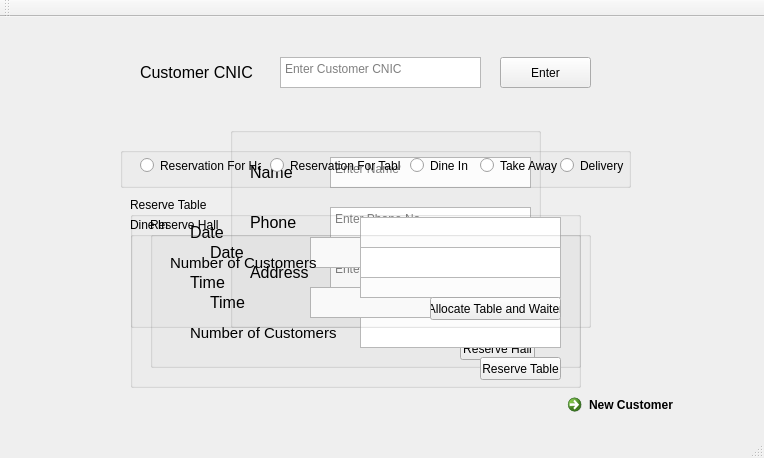
<?xml version="1.0" encoding="UTF-8"?>
<ui version="4.0">
 <class>MainWindow</class>
 <widget class="QMainWindow" name="MainWindow">
  <property name="geometry">
   <rect>
    <x>0</x>
    <y>0</y>
    <width>764</width>
    <height>458</height>
   </rect>
  </property>
  <property name="windowTitle">
   <string>Receptionist</string>
  </property>
  <widget class="QWidget" name="centralWidget">
   <widget class="QTextEdit" name="cnic">
    <property name="enabled">
     <bool>true</bool>
    </property>
    <property name="geometry">
     <rect>
      <x>280</x>
      <y>40</y>
      <width>201</width>
      <height>31</height>
     </rect>
    </property>
    <property name="placeholderText">
     <string>Enter Customer CNIC</string>
    </property>
   </widget>
   <widget class="QLabel" name="label">
    <property name="geometry">
     <rect>
      <x>140</x>
      <y>40</y>
      <width>121</width>
      <height>31</height>
     </rect>
    </property>
    <property name="font">
     <font>
      <pointsize>12</pointsize>
     </font>
    </property>
    <property name="text">
     <string>Customer CNIC</string>
    </property>
   </widget>
   <widget class="QGroupBox" name="groupBox">
    <property name="geometry">
     <rect>
      <x>230</x>
      <y>110</y>
      <width>311</width>
      <height>201</height>
     </rect>
    </property>
    <property name="title">
     <string/>
    </property>
    <widget class="QLabel" name="label_5">
     <property name="geometry">
      <rect>
       <x>20</x>
       <y>130</y>
       <width>81</width>
       <height>31</height>
      </rect>
     </property>
     <property name="maximumSize">
      <size>
       <width>81</width>
       <height>31</height>
      </size>
     </property>
     <property name="font">
      <font>
       <pointsize>12</pointsize>
      </font>
     </property>
     <property name="text">
      <string>Address</string>
     </property>
    </widget>
    <widget class="QTextEdit" name="address">
     <property name="enabled">
      <bool>true</bool>
     </property>
     <property name="geometry">
      <rect>
       <x>100</x>
       <y>130</y>
       <width>201</width>
       <height>31</height>
      </rect>
     </property>
     <property name="maximumSize">
      <size>
       <width>201</width>
       <height>31</height>
      </size>
     </property>
     <property name="placeholderText">
      <string>Enter Address</string>
     </property>
    </widget>
    <widget class="QLabel" name="label_3">
     <property name="geometry">
      <rect>
       <x>20</x>
       <y>80</y>
       <width>81</width>
       <height>31</height>
      </rect>
     </property>
     <property name="maximumSize">
      <size>
       <width>81</width>
       <height>31</height>
      </size>
     </property>
     <property name="font">
      <font>
       <pointsize>12</pointsize>
      </font>
     </property>
     <property name="text">
      <string>Phone</string>
     </property>
    </widget>
    <widget class="QTextEdit" name="name">
     <property name="geometry">
      <rect>
       <x>100</x>
       <y>30</y>
       <width>201</width>
       <height>31</height>
      </rect>
     </property>
     <property name="maximumSize">
      <size>
       <width>201</width>
       <height>31</height>
      </size>
     </property>
     <property name="placeholderText">
      <string>Enter Name</string>
     </property>
    </widget>
    <widget class="QTextEdit" name="phone_no">
     <property name="geometry">
      <rect>
       <x>100</x>
       <y>80</y>
       <width>201</width>
       <height>31</height>
      </rect>
     </property>
     <property name="maximumSize">
      <size>
       <width>201</width>
       <height>31</height>
      </size>
     </property>
     <property name="placeholderText">
      <string>Enter Phone No</string>
     </property>
    </widget>
    <widget class="QLabel" name="label_4">
     <property name="geometry">
      <rect>
       <x>20</x>
       <y>30</y>
       <width>81</width>
       <height>31</height>
      </rect>
     </property>
     <property name="maximumSize">
      <size>
       <width>81</width>
       <height>31</height>
      </size>
     </property>
     <property name="font">
      <font>
       <pointsize>12</pointsize>
      </font>
     </property>
     <property name="text">
      <string>Name</string>
     </property>
    </widget>
    <widget class="QPushButton" name="pushButton_2">
     <property name="geometry">
      <rect>
       <x>230</x>
       <y>170</y>
       <width>75</width>
       <height>23</height>
      </rect>
     </property>
     <property name="text">
      <string>Enter</string>
     </property>
    </widget>
   </widget>
   <widget class="QPushButton" name="pushButton">
    <property name="geometry">
     <rect>
      <x>500</x>
      <y>40</y>
      <width>91</width>
      <height>31</height>
     </rect>
    </property>
    <property name="text">
     <string>Enter</string>
    </property>
   </widget>
   <widget class="QGroupBox" name="groupBox_2">
    <property name="geometry">
     <rect>
      <x>120</x>
      <y>130</y>
      <width>511</width>
      <height>41</height>
     </rect>
    </property>
    <property name="title">
     <string/>
    </property>
    <widget class="QRadioButton" name="radioButton">
     <property name="geometry">
      <rect>
       <x>20</x>
       <y>10</y>
       <width>121</width>
       <height>17</height>
      </rect>
     </property>
     <property name="text">
      <string>Reservation For Hall</string>
     </property>
    </widget>
    <widget class="QRadioButton" name="radioButton_2">
     <property name="geometry">
      <rect>
       <x>150</x>
       <y>10</y>
       <width>131</width>
       <height>17</height>
      </rect>
     </property>
     <property name="text">
      <string>Reservation For Table</string>
     </property>
    </widget>
    <widget class="QRadioButton" name="radioButton_3">
     <property name="geometry">
      <rect>
       <x>290</x>
       <y>10</y>
       <width>82</width>
       <height>17</height>
      </rect>
     </property>
     <property name="text">
      <string>Dine In</string>
     </property>
    </widget>
    <widget class="QRadioButton" name="radioButton_4">
     <property name="geometry">
      <rect>
       <x>360</x>
       <y>10</y>
       <width>82</width>
       <height>17</height>
      </rect>
     </property>
     <property name="text">
      <string>Take Away</string>
     </property>
    </widget>
    <widget class="QRadioButton" name="radioButton_5">
     <property name="geometry">
      <rect>
       <x>440</x>
       <y>10</y>
       <width>82</width>
       <height>17</height>
      </rect>
     </property>
     <property name="text">
      <string>Delivery</string>
     </property>
    </widget>
   </widget>
   <widget class="QGroupBox" name="groupBox_3">
    <property name="geometry">
     <rect>
      <x>150</x>
      <y>200</y>
      <width>431</width>
      <height>151</height>
     </rect>
    </property>
    <property name="title">
     <string>Reserve Hall</string>
    </property>
    <widget class="QTextEdit" name="Time">
     <property name="geometry">
      <rect>
       <x>160</x>
       <y>70</y>
       <width>201</width>
       <height>31</height>
      </rect>
     </property>
    </widget>
    <widget class="QLabel" name="label_2">
     <property name="geometry">
      <rect>
       <x>60</x>
       <y>70</y>
       <width>81</width>
       <height>31</height>
      </rect>
     </property>
     <property name="font">
      <font>
       <pointsize>12</pointsize>
      </font>
     </property>
     <property name="text">
      <string>Time</string>
     </property>
    </widget>
    <widget class="QTextEdit" name="Date">
     <property name="geometry">
      <rect>
       <x>160</x>
       <y>20</y>
       <width>201</width>
       <height>31</height>
      </rect>
     </property>
    </widget>
    <widget class="QLabel" name="label_6">
     <property name="geometry">
      <rect>
       <x>60</x>
       <y>20</y>
       <width>81</width>
       <height>31</height>
      </rect>
     </property>
     <property name="font">
      <font>
       <pointsize>12</pointsize>
      </font>
     </property>
     <property name="text">
      <string>Date</string>
     </property>
    </widget>
    <widget class="QPushButton" name="pushButton_3">
     <property name="geometry">
      <rect>
       <x>310</x>
       <y>120</y>
       <width>75</width>
       <height>23</height>
      </rect>
     </property>
     <property name="text">
      <string>Reserve Hall</string>
     </property>
    </widget>
   </widget>
   <widget class="QGroupBox" name="groupBox_4">
    <property name="geometry">
     <rect>
      <x>130</x>
      <y>180</y>
      <width>451</width>
      <height>191</height>
     </rect>
    </property>
    <property name="title">
     <string>Reserve Table</string>
    </property>
    <widget class="QTextEdit" name="time_1">
     <property name="geometry">
      <rect>
       <x>230</x>
       <y>70</y>
       <width>201</width>
       <height>31</height>
      </rect>
     </property>
    </widget>
    <widget class="QLabel" name="label_7">
     <property name="geometry">
      <rect>
       <x>60</x>
       <y>70</y>
       <width>81</width>
       <height>31</height>
      </rect>
     </property>
     <property name="font">
      <font>
       <pointsize>12</pointsize>
      </font>
     </property>
     <property name="text">
      <string>Time</string>
     </property>
    </widget>
    <widget class="QTextEdit" name="date_1">
     <property name="geometry">
      <rect>
       <x>230</x>
       <y>20</y>
       <width>201</width>
       <height>31</height>
      </rect>
     </property>
    </widget>
    <widget class="QLabel" name="label_8">
     <property name="geometry">
      <rect>
       <x>60</x>
       <y>20</y>
       <width>81</width>
       <height>31</height>
      </rect>
     </property>
     <property name="font">
      <font>
       <pointsize>12</pointsize>
      </font>
     </property>
     <property name="text">
      <string>Date</string>
     </property>
    </widget>
    <widget class="QPushButton" name="pushButton_4">
     <property name="geometry">
      <rect>
       <x>350</x>
       <y>160</y>
       <width>81</width>
       <height>23</height>
      </rect>
     </property>
     <property name="text">
      <string>Reserve Table</string>
     </property>
    </widget>
    <widget class="QTextEdit" name="n_o_c">
     <property name="geometry">
      <rect>
       <x>230</x>
       <y>120</y>
       <width>201</width>
       <height>31</height>
      </rect>
     </property>
    </widget>
    <widget class="QLabel" name="label_9">
     <property name="geometry">
      <rect>
       <x>60</x>
       <y>120</y>
       <width>151</width>
       <height>31</height>
      </rect>
     </property>
     <property name="font">
      <font>
       <pointsize>11</pointsize>
      </font>
     </property>
     <property name="text">
      <string>Number of Customers</string>
     </property>
    </widget>
   </widget>
   <widget class="QGroupBox" name="groupBox_5">
    <property name="geometry">
     <rect>
      <x>130</x>
      <y>200</y>
      <width>461</width>
      <height>111</height>
     </rect>
    </property>
    <property name="title">
     <string>Dine In</string>
    </property>
    <widget class="QPushButton" name="pushButton_5">
     <property name="geometry">
      <rect>
       <x>300</x>
       <y>80</y>
       <width>131</width>
       <height>23</height>
      </rect>
     </property>
     <property name="text">
      <string>Allocate Table and Waiter</string>
     </property>
    </widget>
    <widget class="QTextEdit" name="noc_1">
     <property name="geometry">
      <rect>
       <x>230</x>
       <y>30</y>
       <width>201</width>
       <height>31</height>
      </rect>
     </property>
    </widget>
    <widget class="QLabel" name="label_12">
     <property name="geometry">
      <rect>
       <x>40</x>
       <y>30</y>
       <width>151</width>
       <height>31</height>
      </rect>
     </property>
     <property name="font">
      <font>
       <pointsize>11</pointsize>
      </font>
     </property>
     <property name="text">
      <string>Number of Customers</string>
     </property>
    </widget>
   </widget>
   <widget class="QCommandLinkButton" name="refresh">
    <property name="geometry">
     <rect>
      <x>560</x>
      <y>370</y>
      <width>151</width>
      <height>31</height>
     </rect>
    </property>
    <property name="text">
     <string>New Customer</string>
    </property>
   </widget>
  </widget>
  <widget class="QMenuBar" name="menuBar">
   <property name="geometry">
    <rect>
     <x>0</x>
     <y>0</y>
     <width>764</width>
     <height>21</height>
    </rect>
   </property>
  </widget>
  <widget class="QToolBar" name="mainToolBar">
   <attribute name="toolBarArea">
    <enum>TopToolBarArea</enum>
   </attribute>
   <attribute name="toolBarBreak">
    <bool>false</bool>
   </attribute>
  </widget>
  <widget class="QStatusBar" name="statusBar"/>
 </widget>
 <layoutdefault spacing="6" margin="11"/>
 <resources/>
 <connections/>
</ui>
